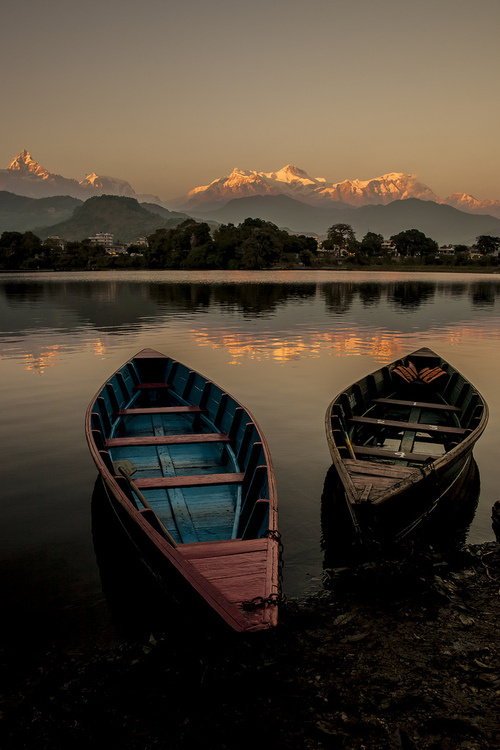
//> input picture Find and draw the image moment/Find and draw the image moment/1.jpg, 500 x 750 px
$ ./Find_and_draw_the_image_moment   (built with g++ and OpenCV 4)
//> lines starting //> are read from the running program, lines starting //| are printed output that depends on the picture; after the words box and inside, x2 and y2 are one past the last pixel; in counts of white or black regions, pixels touching at a corner belong together
// Find and draw the image moment.cpp : 定义控制台应用程序的入口点。
//

#include "stdafx.h"
#include <opencv2/opencv.hpp>
#include <iostream>

using namespace cv;
using namespace std;

//----------【宏定义部分】----------
#define WINDOWS_NAME1 "【原始彩色图】"
#define WINDOWS_NAME2 "【灰度图】"
#define WINDOWS_NAME3 "【图像轮廓】"

//---------【全局变量声明】--------
Mat g_srcImage, g_gragImage;
int g_nThresh = 20, g_nThresh_Max = 255;
RNG g_rng(12345);
Mat g_cannny_output;
vector<vector<Point>>g_vContours;
vector<Vec4i>g_vHierarchy;

//--------全局函数声明-------
void on_ContoursChange( int, void*);
static void ShowHelpText();


int main()
{
	//改变界面颜色和输出帮助信息
	system("color 5F");
	ShowHelpText();

	//载入原图 转化为灰度图 平滑处理 显示
	g_srcImage = imread("1.jpg",1);
//> g_srcImage is the input picture: 750 rows x 500 cols, CV_8UC3; mean B, G, R 49.9, 62.5, 72.9
	if (!g_srcImage.data)
	{
		printf("cannot find the file! Plese check the file \n");
		return false;
	}

	imshow(WINDOWS_NAME1,g_srcImage);

	cvtColor(g_srcImage, g_gragImage, COLOR_BGR2GRAY);
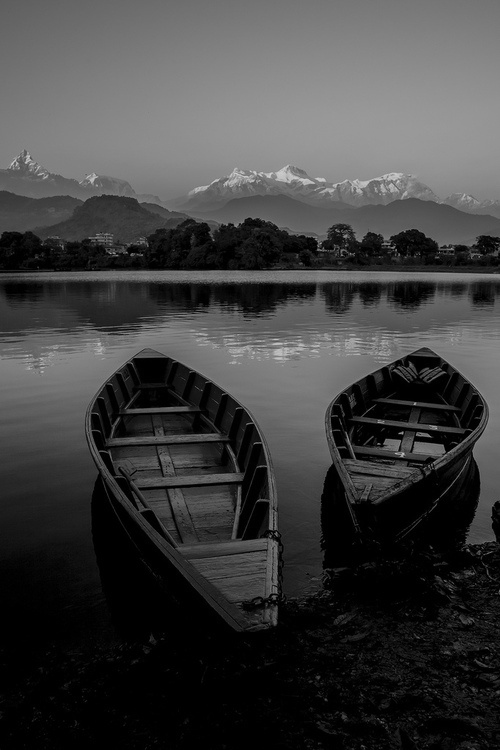
//> g_gragImage: 750 rows x 500 cols, CV_8UC1; min 0, max 209, mean 64.2
	blur( g_gragImage, g_gragImage,Size(3,3));

	namedWindow(WINDOWS_NAME2, WINDOW_AUTOSIZE);
	imshow(WINDOWS_NAME2, g_gragImage);

	//创建阈值的滑动条，并进行初始化
	createTrackbar( "阈值", WINDOWS_NAME2, &g_nThresh, g_nThresh_Max,on_ContoursChange);
	on_ContoursChange(0, 0);


	waitKey(0);


    return 0;
}


//----------【on_ContoursChange函数】---------------
void on_ContoursChange( int, void*)
{
	//使用canny检测边缘
	Canny(g_gragImage, g_cannny_output,g_nThresh, g_nThresh*2, 3);
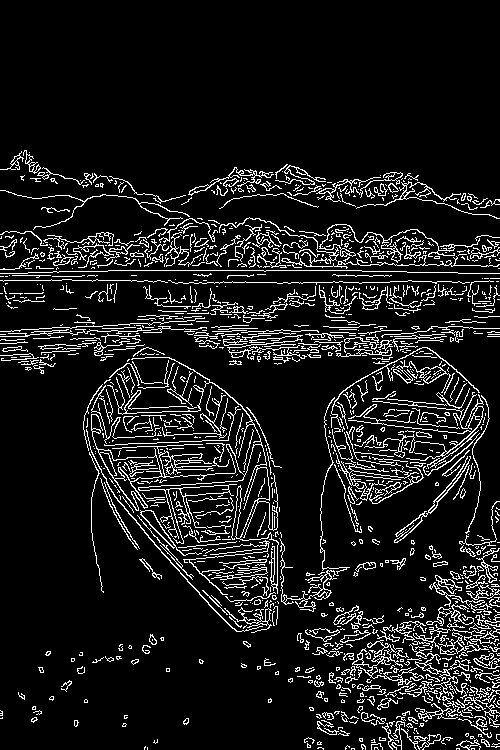
//> g_cannny_output: 750 rows x 500 cols, CV_8UC1; 10.1% white in thin lines or dots, all inside (x1, y1, x2, y2) = (0, 150, 500, 750)

	//找出轮廓
	findContours( g_cannny_output, g_vContours, g_vHierarchy, RETR_TREE, CHAIN_APPROX_SIMPLE, Point(0, 0));
//> g_vContours = 1557 contours, 1353 with area under 20; largest, box (x1, y1, x2, y2) and area: (91, 357, 279, 594) 2376, (98, 449, 162, 482) 1105, (180, 485, 230, 497) 362, (114, 467, 148, 511) 346, (140, 510, 202, 556) 340; g_vHierarchy = 1557 items, first 8: [1, -1, -1, -1], [2, 0, -1, -1], [3, 1, -1, -1], [4, 2, -1, -1], [5, 3, -1, -1], [6, 4, -1, -1], [7, 5, -1, -1], [8, 6, -1, -1]

	//计算矩
	vector<Moments>mu(g_vContours.size());
//> mu = 1557 items
	for (unsigned int i = 0; i < g_vContours.size(); i++)
	{
		mu[i] = moments( g_vContours[i], false );

	}

	//计算中心矩
	vector<Point2f>mc(g_vContours.size());
	for (unsigned int i = 0; i < g_vContours.size(); i++)
	{
		mc[i] = Point2f(static_cast<float>(mu[i].m10 / mu[i].m00), static_cast<float>(mu[i].m01 / mu[i].m00));

	}
//> after the loop, mc = 1557 Points (x, y), first 12: [472.5, 748.3], [457.5, 748.3], [352.5, 748.3], [375.5, 747.3], [319.6, 747.8], [nan, nan], [496, 746.5], [479.7, 746.3], [144.5, 747], [346.4, 747.4], [362.8, 746.1], [nan, nan]

	//绘制轮廓
	Mat drawing = Mat::zeros( g_cannny_output.size(), CV_8UC3);
	for (unsigned int  i = 0; i < g_vContours.size(); i++)
	{
		Scalar color = Scalar(g_rng.uniform(0, 255), g_rng.uniform(0, 255), g_rng.uniform(0, 255));
		//绘制外层和内层轮廓
		drawContours( drawing, g_vContours, i, color, 2, 8, g_vHierarchy, 0,	Point() );
		//绘制园
		circle( drawing, mc[i], 4, color, -1, 8, 0);
	}
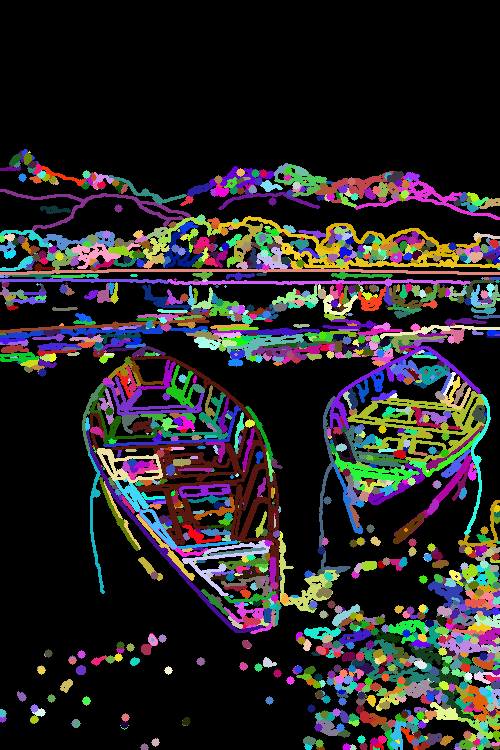
//> drawing: 750 rows x 500 cols, CV_8UC3; mean B, G, R 39.1, 38.2, 40.7

	//显示
	namedWindow(WINDOWS_NAME3,WINDOW_AUTOSIZE);
	imshow(WINDOWS_NAME3, drawing);


	//通过m00计算轮廓面积并且和OpenCV函数对比
	printf("\t 输出内容：面积和轮廓长度");
	for (unsigned int  i = 0; i < g_vContours.size(); i++)
	{
		printf(">通过m00计算轮廓[%d]的面积：（M_00）= %.2f \n OpenCV函数计算出的面积 = %.2f，长度：%.2f \n\n", i, mu[i].m00,
			contourArea(g_vContours[i]), arcLength( g_vContours[1], true));
		Scalar color = Scalar(g_rng.uniform(0, 255), g_rng.uniform(0, 255), g_rng.uniform(0, 255));
		drawContours(drawing, g_vContours, i, color, 2, 8, g_vHierarchy, 0, Point());
		//绘制园
		circle(drawing, mc[i], 4, color, -1, 8, 0);
	}
//> this loop made 1557 passes
//| >通过m00计算轮廓[0]的面积：（M_00）= 1.00
//|  OpenCV函数计算出的面积 = 1.00，长度：8.83
//| >通过m00计算轮廓[1]的面积：（M_00）= 1.00
//|  OpenCV函数计算出的面积 = 1.00，长度：8.83
//> (the first 4 of 16 printed lines)
//> (output is shown up to pass 8 of 1557)
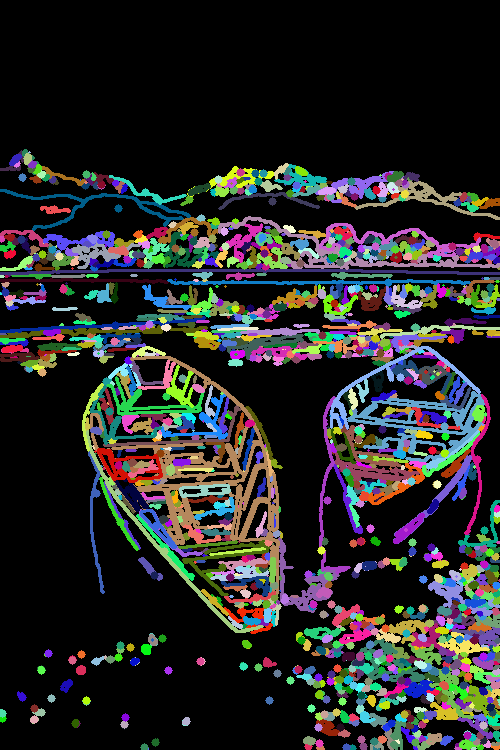
//> drawing: 750 rows x 500 cols, CV_8UC3; mean B, G, R 40.5, 40.8, 40.3


}

//-----------------------------------【ShowHelpText( )函数】-----------------------------
//		 描述：输出一些帮助信息
//----------------------------------------------------------------------------------------------
void ShowHelpText()
{
	//输出欢迎信息和OpenCV版本
	printf("\n\n\t\t\t非常感谢购买《OpenCV3编程入门》一书！\n");
	printf("\n\n\t\t\t此为本书OpenCV2版的第76个配套示例程序\n");
	printf("\n\n\t\t\t   当前使用的OpenCV版本为：" CV_VERSION);
	printf("\n\n  ----------------------------------------------------------------------------\n");
}
